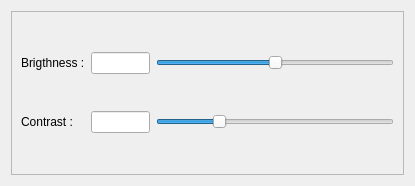
<?xml version="1.0" encoding="UTF-8"?>
<ui version="4.0">
 <class>ImageAdjuster</class>
 <widget class="QWidget" name="ImageAdjuster">
  <property name="geometry">
   <rect>
    <x>0</x>
    <y>0</y>
    <width>415</width>
    <height>186</height>
   </rect>
  </property>
  <property name="windowTitle">
   <string>Form</string>
  </property>
  <layout class="QHBoxLayout" name="horizontalLayout">
   <item>
    <widget class="QFrame" name="frame">
     <property name="frameShape">
      <enum>QFrame::StyledPanel</enum>
     </property>
     <property name="frameShadow">
      <enum>QFrame::Raised</enum>
     </property>
     <layout class="QGridLayout" name="gridLayout" columnstretch="0,1,1,4">
      <item row="0" column="1">
       <widget class="QLabel" name="brightnessLabel">
        <property name="text">
         <string>Brigthness :</string>
        </property>
       </widget>
      </item>
      <item row="0" column="3">
       <widget class="QSlider" name="brightnessSlider">
        <property name="minimum">
         <number>-100</number>
        </property>
        <property name="maximum">
         <number>100</number>
        </property>
        <property name="value">
         <number>0</number>
        </property>
        <property name="sliderPosition">
         <number>0</number>
        </property>
        <property name="orientation">
         <enum>Qt::Horizontal</enum>
        </property>
       </widget>
      </item>
      <item row="1" column="3">
       <widget class="QSlider" name="contrastSlider">
        <property name="minimum">
         <number>0</number>
        </property>
        <property name="maximum">
         <number>40</number>
        </property>
        <property name="pageStep">
         <number>10</number>
        </property>
        <property name="value">
         <number>10</number>
        </property>
        <property name="sliderPosition">
         <number>10</number>
        </property>
        <property name="orientation">
         <enum>Qt::Horizontal</enum>
        </property>
       </widget>
      </item>
      <item row="1" column="1">
       <widget class="QLabel" name="contrastLabel">
        <property name="text">
         <string>Contrast :</string>
        </property>
       </widget>
      </item>
      <item row="0" column="2">
       <widget class="QLineEdit" name="brightnessText"/>
      </item>
      <item row="1" column="2">
       <widget class="QLineEdit" name="contrastText"/>
      </item>
     </layout>
    </widget>
   </item>
  </layout>
 </widget>
 <resources/>
 <connections/>
</ui>
